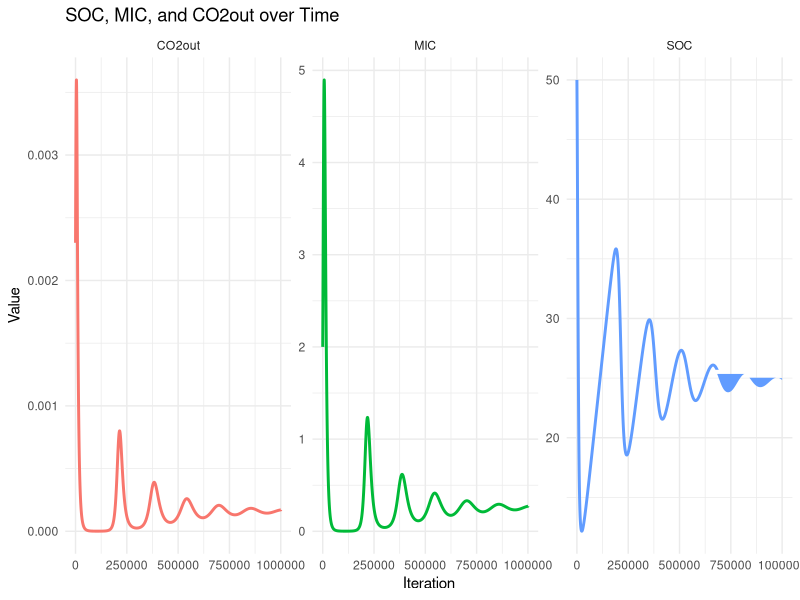
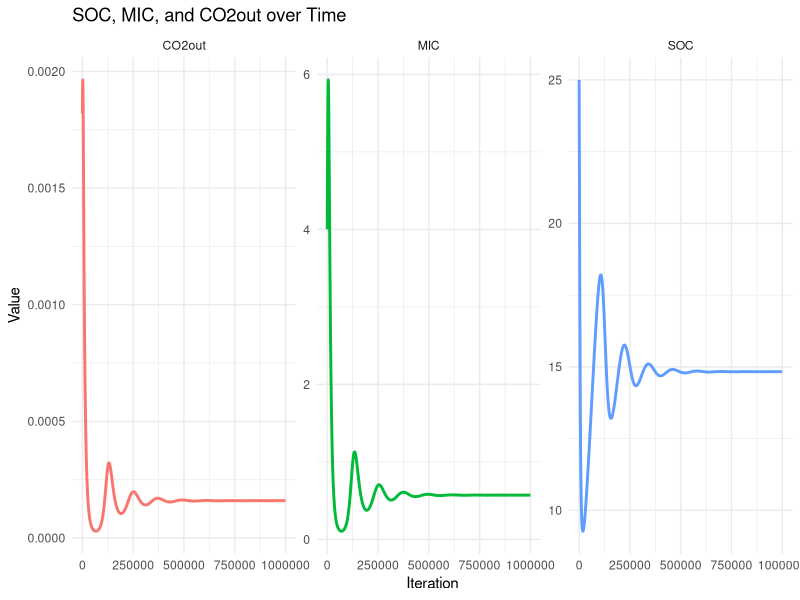

Generate these figures, in order, with R:
## ---- chunk 1
# Input rate
I = 0.00016 #mg C / g soil hr

# Parameters
Vm = 0.01 #mg C / mg C hr
Km = 250 #mg C / g soil
e = 0.31 ## between 0 1
kb = 0.00028 #mg C / mg C hr

# Initial conditions
SOC = 50 #mg C/ g soil
MIC = 2 #mg C/ g soil
## ---- chunk 2
# Define Fluxes
uptake = Vm*MIC*SOC/(Km+SOC)
death = kb*MIC
CO2out = (1-e)*uptake

# Define ODEs
dSOCdt = I - uptake + death
dMICdt = uptake - death - CO2out

# Initial state plus change in state
SOC + dSOCdt 
MIC + dMICdt
## ---- chunk 3
# Number of iterations
iterations = 1000000  # Set the number of iterations (hours) you want to run
years <- iterations/(24*365) # The number of years you are running the model for

# Create vectors to store SOC, MIC, and CO2out at each iteration
SOC_values <- numeric(iterations)
MIC_values <- numeric(iterations)
CO2out_values <- numeric(iterations)

# Loop to execute the model and update the pool values
for (i in 1:iterations) {
  
  # Calculate fluxes
  uptake = Vm*MIC*SOC/(Km+SOC)
  death = kb*MIC
  CO2out = (1-e)*uptake

  # Define ODEs
  dSOCdt = I - uptake + death
  dMICdt = uptake - death - CO2out
  
  # Update SOC and MIC
  SOC = SOC + dSOCdt  # Update SOC based on the calculated change
  MIC = MIC + dMICdt  # Update MIC based on the calculated change
  
  # Save current values to vectors
  SOC_values[i] <- SOC
  MIC_values[i] <- MIC
  CO2out_values[i] <- CO2out
}

# Plot the results using facets
library(ggplot2)

# Create a data frame for plotting
data <- data.frame(
  iteration = rep(1:iterations, 3),
  value = c(SOC_values, MIC_values, CO2out_values),
  variable = rep(c("SOC", "MIC", "CO2out"), each = iterations)
)

# Create the plot with facets
ggplot(data, aes(x = iteration, y = value)) +
  geom_line(aes(color = variable), size = 1) +
  facet_wrap(~ variable, scales = "free_y") +  # Separate plots for each variable
  labs(
    title = "SOC, MIC, and CO2out over Time",
    x = "Iteration",
    y = "Value"
  ) +
  theme_minimal() +
  theme(legend.position = "none")
## ---- chunk 4
# Input rate
I = 0.00016 #mg C / g soil hr

# Parameters
Vm = 0.01 #mg C / mg C hr
Km = 250 #mg C / g soil
e = 0.5 ## between 0 1
kb = 0.00028 #mg C / mg C hr

# Initial conditions
SOC = 25 #mg C/ g soil
MIC = 4 #mg C/ g soil
## ---- chunk 5
# Define Fluxes
uptake = Vm*MIC*SOC/(Km+SOC)
death = kb*MIC
CO2out = (1-e)*uptake

# Define ODEs
dSOCdt = I - uptake + death
dMICdt = uptake - death - CO2out

# Initial state plus change in state
SOC + dSOCdt 
MIC + dMICdt
## ---- chunk 6
# Number of iterations
iterations = 1000000  # Set the number of iterations (hours) you want to run
years <- iterations/(24*365) # The number of years you are running the model for

# Create vectors to store SOC, MIC, and CO2out at each iteration
SOC_values <- numeric(iterations)
MIC_values <- numeric(iterations)
CO2out_values <- numeric(iterations)

# Loop to execute the model and update the pool values
for (i in 1:iterations) {
  
  # Calculate fluxes
  uptake = Vm*MIC*SOC/(Km+SOC)
  death = kb*MIC
  CO2out = (1-e)*uptake

  # Define ODEs
  dSOCdt = I - uptake + death
  dMICdt = uptake - death - CO2out
  
  # Update SOC and MIC
  SOC = SOC + dSOCdt  # Update SOC based on the calculated change
  MIC = MIC + dMICdt  # Update MIC based on the calculated change
  
  # Save current values to vectors
  SOC_values[i] <- SOC
  MIC_values[i] <- MIC
  CO2out_values[i] <- CO2out
}

# Plot the results using facets
library(ggplot2)

# Create a data frame for plotting
data <- data.frame(
  iteration = rep(1:iterations, 3),
  value = c(SOC_values, MIC_values, CO2out_values),
  variable = rep(c("SOC", "MIC", "CO2out"), each = iterations)
)

# Create the plot with facets
ggplot(data, aes(x = iteration, y = value)) +
  geom_line(aes(color = variable), size = 1) +
  facet_wrap(~ variable, scales = "free_y") +  # Separate plots for each variable
  labs(
    title = "SOC, MIC, and CO2out over Time",
    x = "Iteration",
    y = "Value"
  ) +
  theme_minimal() +
  theme(legend.position = "none")
## ---- chunk 7
new <- uptake * e - death 
